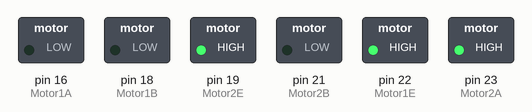
The program below on a simulated Raspberry Pi (header pin numbers). Shown: switched loads named in the program (green lamp = pin HIGH). What the program prints to the terminal is not drawn. At 10.0 s the program stops and its outputs stay as they are.

Above: at 0.1 s.
At 10.1 s:
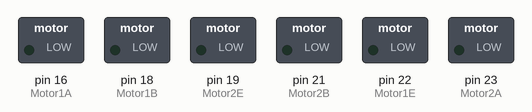
Timing chart, 0 to 11.5 s (numbered marks = the images above):
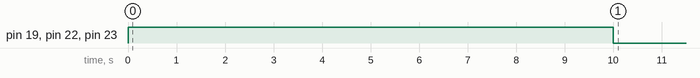

Measured:
- by itself, pin 19 (Motor2E), pin 22 (Motor1E), pin 23 (Motor2A): LOW → HIGH at 0.00 s, → LOW 10.0 s later

The program:

rightward.py
```python
import RPi.GPIO as GPIO
import time
GPIO.setwarnings(False)
GPIO.setmode(GPIO.BOARD)
Motor1A = 16
Motor1B = 18
Motor1E = 22
Motor2A = 23
Motor2B = 21
Motor2E = 19

GPIO.setup(Motor1A,GPIO.OUT)
GPIO.setup(Motor1B,GPIO.OUT)
GPIO.setup(Motor1E,GPIO.OUT)
GPIO.setup(Motor2A,GPIO.OUT)
GPIO.setup(Motor2B,GPIO.OUT)
GPIO.setup(Motor2E,GPIO.OUT)

print("GOING RIGHT")
GPIO.output(Motor1A,GPIO.LOW)
GPIO.output(Motor1B,GPIO.LOW)
GPIO.output(Motor1E,GPIO.HIGH)
GPIO.output(Motor2A,GPIO.HIGH)
GPIO.output(Motor2B,GPIO.LOW)
GPIO.output(Motor2E,GPIO.HIGH)
time.sleep(10)

GPIO.cleanup()
```
